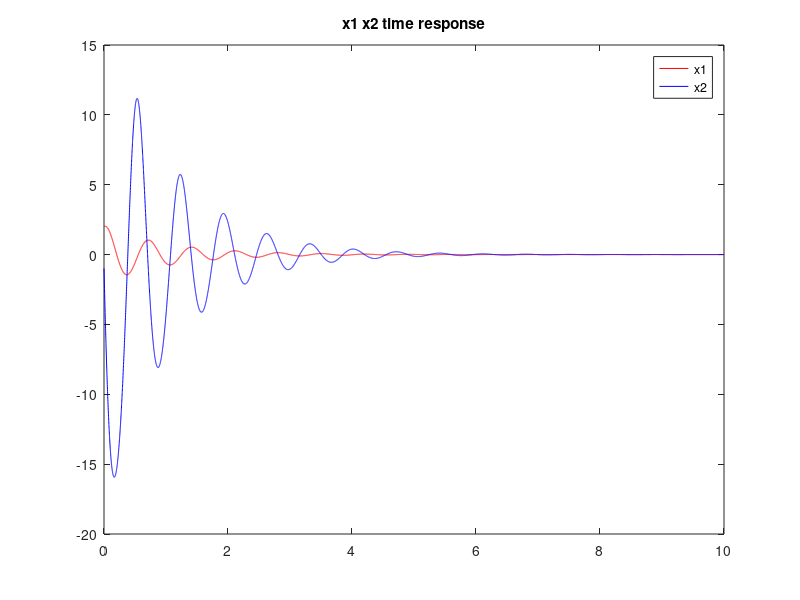
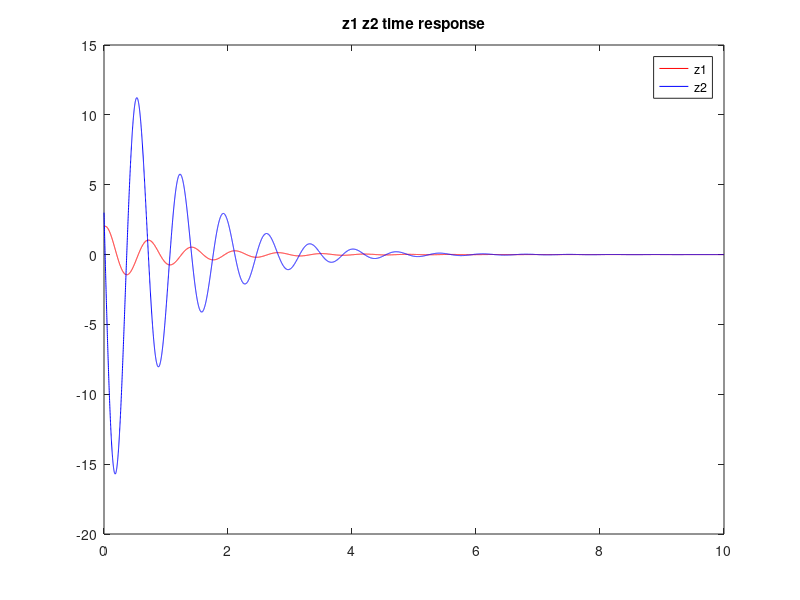
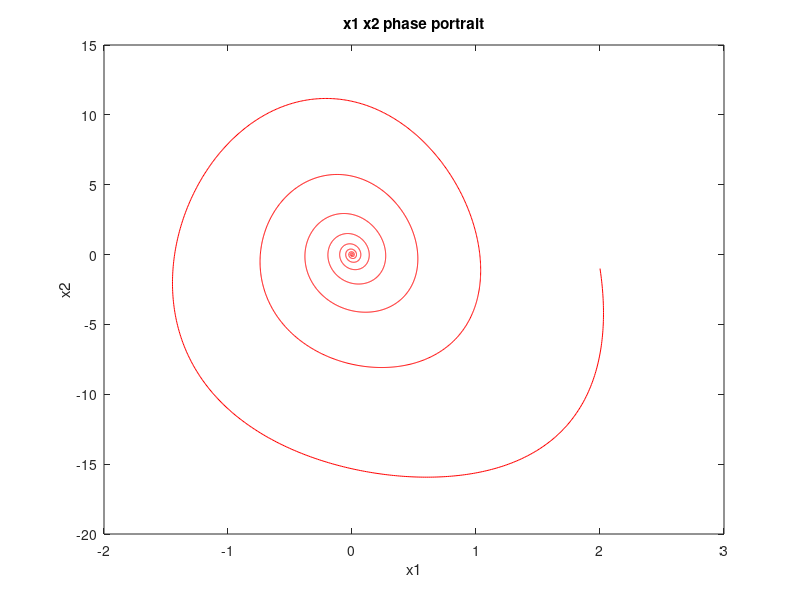
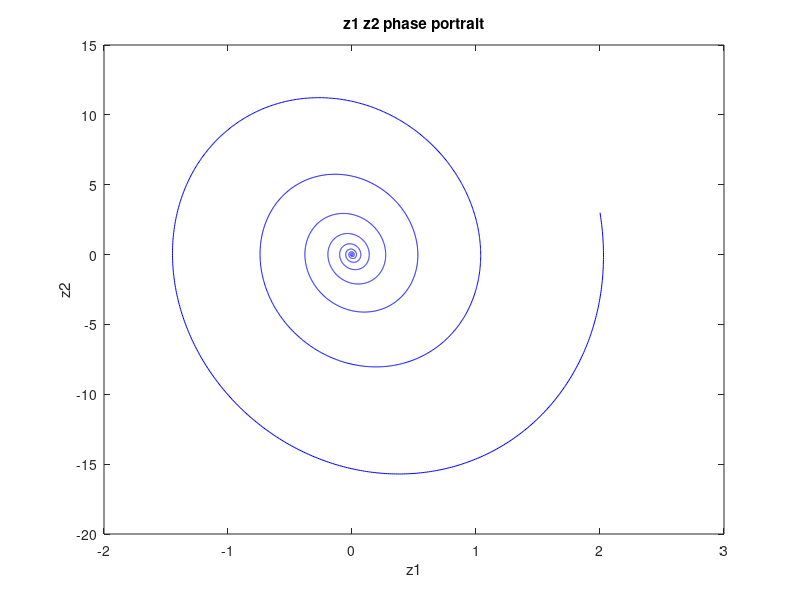

These charts were generated, in order, by the following MATLAB code:
clear;clc;

delta=0.001;
totalTime=10;
totalStep=totalTime/delta;
x1array=[1:totalStep]*0;x2array=x1array;
z1array=x1array;z2array=x1array;

x1array(1)=2;x2array(1)=-1;%init condition
for i=1:totalStep
    x1=x1array(i);x2=x2array(i);
    u=-(2*x1^3+2*x1*x2-x1)+(-82)*x1+(-2)*(x1^2+x2);
    x1_dot=x1^2+x2;
    x2_dot=-x1+u;
    z1array(i)=x1;
    z2array(i)=x1_dot;
    
    x1array(i+1)=x1+x1_dot*delta;
    x2array(i+1)=x2+x2_dot*delta;
end

figure(1);
plot([0:1:totalStep]*delta,x1array,'r');
hold on;
plot([0:1:totalStep]*delta,x2array,'b');
legend('x1','x2');
title('x1 x2 time response');

figure(2);
plot([0:1:totalStep-1]*delta,z1array,'r');
hold on;
plot([0:1:totalStep-1]*delta,z2array,'b');
legend('z1','z2');
title('z1 z2 time response');

figure(3);
plot(x1array,x2array,'r');
title('x1 x2 phase portrait');
xlabel('x1');ylabel('x2');

figure(4);
plot(z1array,z2array,'b');
title('z1 z2 phase portrait');
xlabel('z1');ylabel('z2');

figure(5);
plot([0:1:totalStep]*delta,x1array,'r');
title('Output y=x1');